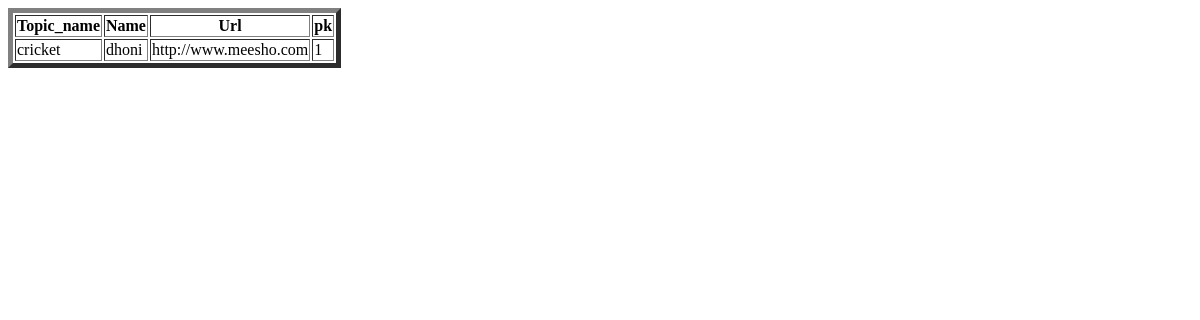
Page /webpage/ on the earlier database version.
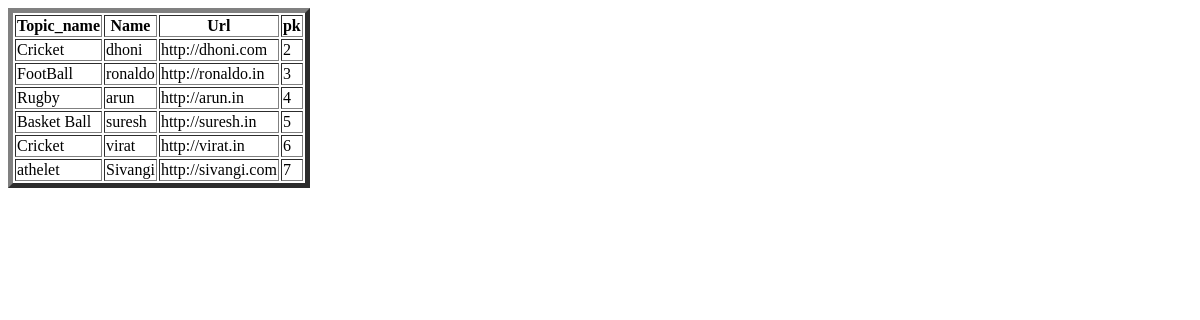
Same page on the later database version.
### app/models.py (models this page shows, shortened)
class Webpage(models.Model):
    topic_name=models.ForeignKey(Topic,on_delete=models.CASCADE)
    name=models.CharField(max_length=100)
    url=models.URLField()

class Topic(models.Model):
    topic_name=models.CharField(max_length=100,primary_key=True)
    def __str__(self):
       return  self.topic_name

### app/views.py (the view)
# urls.py: path('webpage/',webpage,name='webpage'),
def webpage(request):
    QLTO=Webpage.objects.all()
    d={'webpage':QLTO}
    return render(request,'webpage.html',d)

### templates/webpage.html (shortened to what this page needs)
<!DOCTYPE html>
<html lang="en">
<head>
</head>
<body>
    <table border="5px">
        <tr>
            <th>Topic_name</th>
            <th>Name</th>
            <th>Url</th>
            <th>pk</th>
        </tr>
        {% for wo in webpage %}
            <tr>
                <td>{{wo.topic_name}}</td>
                <td>{{wo.name}}</td>
                <td>{{wo.url}}</td>
                <td>{{wo.pk}}</td>
            </tr>
        {% endfor %}
    </table>
</body>
</html>

Differences in the rows shown:
removed Webpage: topic_name "cricket", name "dhoni", url "http://www.meesho.com", pk "1"
added Webpage: topic_name "Cricket", name "dhoni", url "http://dhoni.com", pk "2"
added Webpage: topic_name "FootBall", name "ronaldo", url "http://ronaldo.in", pk "3"
added Webpage: topic_name "Rugby", name "arun", url "http://arun.in", pk "4"
added Webpage: topic_name "Basket Ball", name "suresh", url "http://suresh.in", pk "5"
added Webpage: topic_name "Cricket", name "virat", url "http://virat.in", pk "6"
added Webpage: topic_name "athelet", name "Sivangi", url "http://sivangi.com", pk "7"
